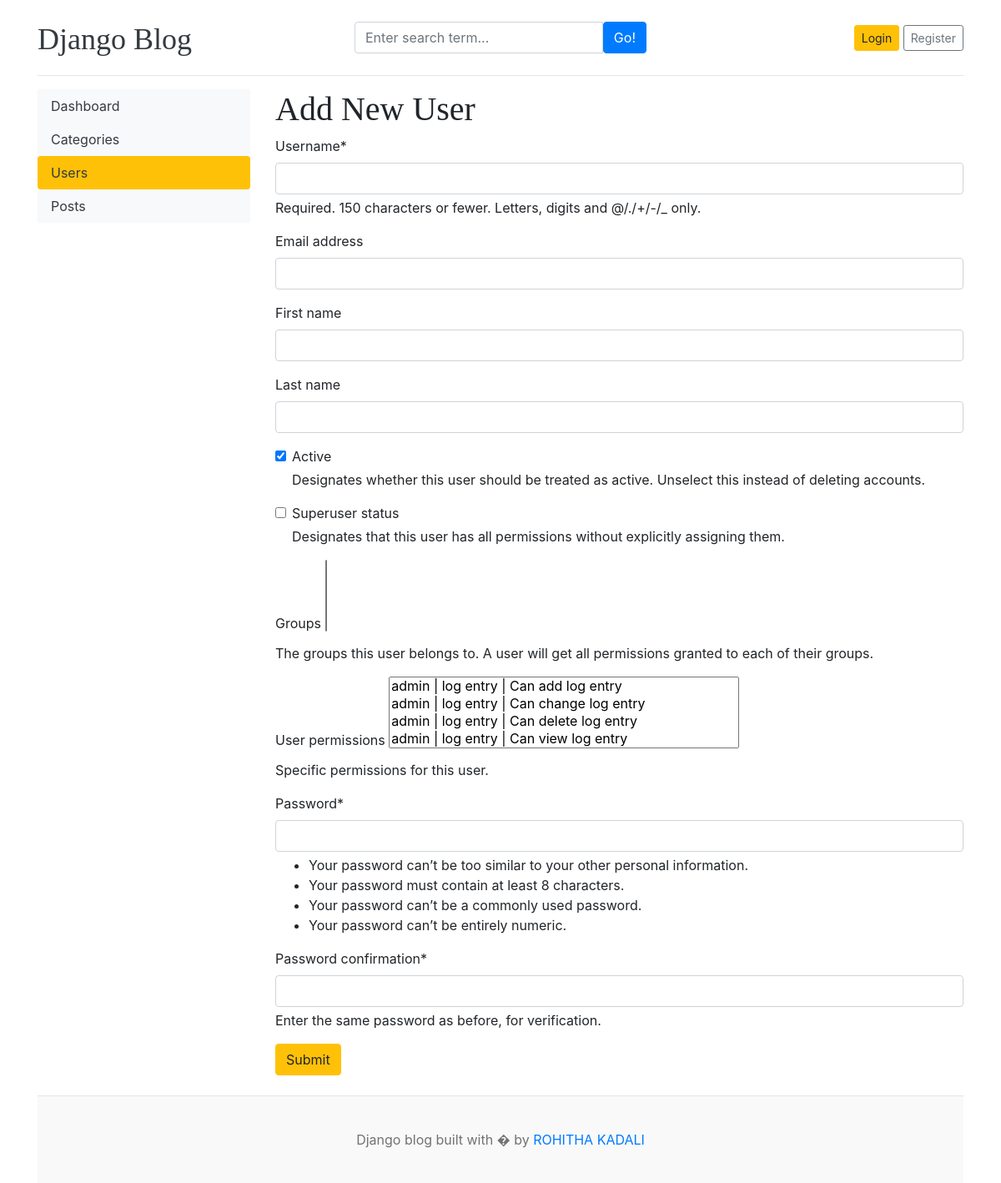
Page /dashboard/users/add/ on the earlier database version.
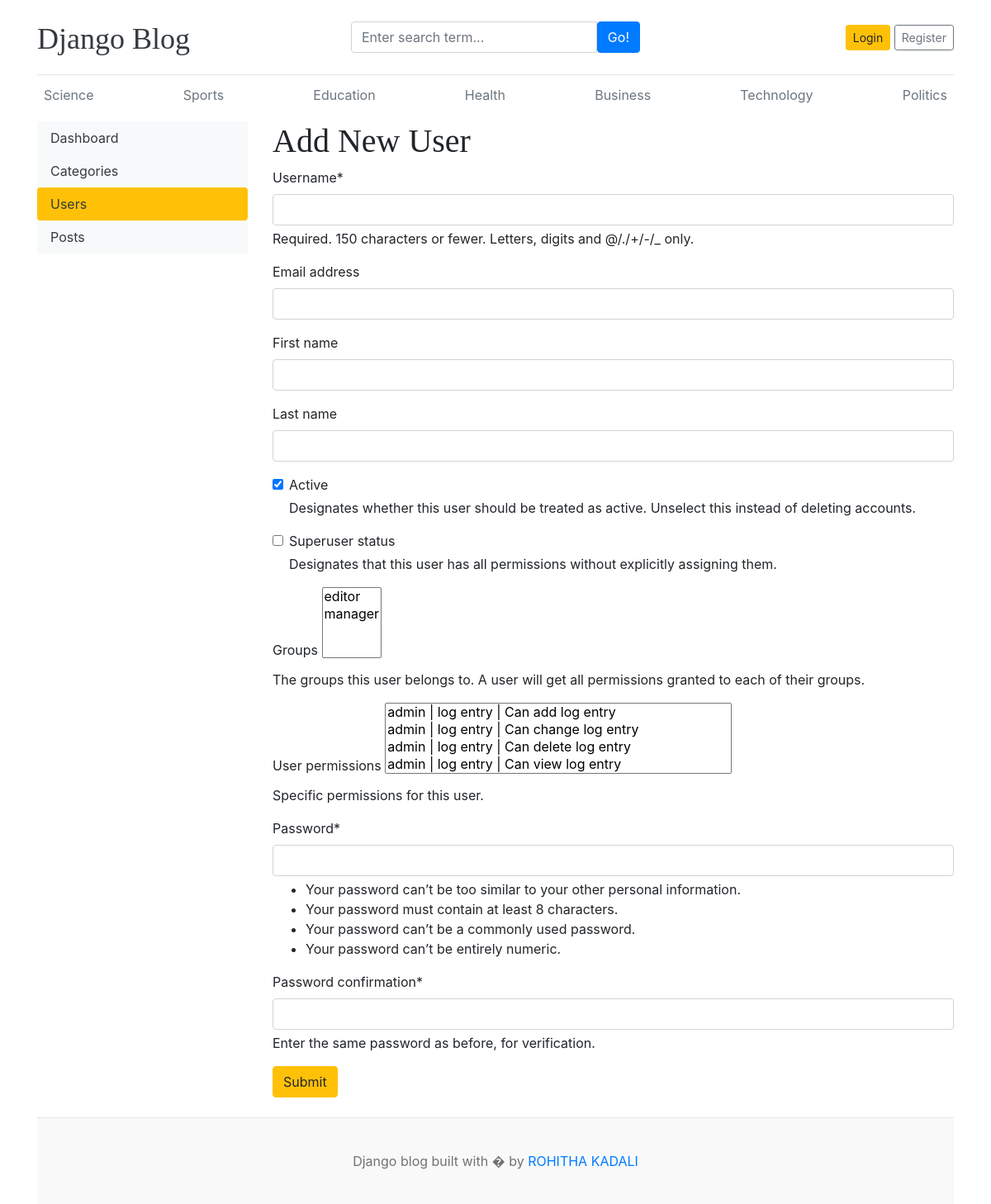
Same page on the later database version.
### blog/models.py (models this page shows, shortened)
class Category(models.Model):
    category_name=models.CharField(max_length=50,unique=True)
    created_at=models.DateTimeField(auto_now_add=True)
    updated_at=models.DateTimeField(auto_now=True)
    class Meta:
        verbose_name_plural='categories'

### dashboards/views.py (the view)
# urls.py: path('users/add/',views.add_user,name='add_user'),
def add_user(request):
    if request.method=='POST':
        form=AddUserForm(request.POST)
        if form.is_valid():
            form.save()
            return redirect('users')
    form=AddUserForm()
    context={
        'form':form,
    }
    return render(request,'dashboard/add_user.html',context)

### dashboards/forms.py
class AddUserForm(UserCreationForm):
    class Meta:
        model=User
        fields=('username','email','first_name','last_name','is_active','is_superuser','groups','user_permissions')

### blog/context_processors.py (called while the page is built)
def get_categories(request):
    categories=Category.objects.all()
    return dict(categories=categories)

def get_social_links(request):
    social_links=SocialLink.objects.all()
    return dict(social_links=social_links)

### templates/dashboard/add_user.html (shortened to what this page needs)
{% extends 'base.html' %}
{% block content %}
{% load crispy_forms_tags %}
  <div class="row">
    {% include 'dashboard/sidebar.html' %}
    <div class="col-md-9">
    <h1>Add New User</h1>
    <form action="{% url 'add_user' %}" method="POST">
      {{form | crispy}}
      <button type="submit" class="btn btn-warning">Submit</button>
    </form>
    <br>
    </div>
  </div>
{% endblock %}

### templates/base.html (shortened to what this page needs)
{% load static %}
<!DOCTYPE html>
<html lang="en">
<head>
    <link href="https://getbootstrap.com/docs/4.0/dist/css/bootstrap.min.css" rel="stylesheet">
    <link href="{% static 'css/blog.css' %}" rel="stylesheet">
    <link rel="stylesheet" href="https://cdnjs.cloudflare.com/ajax/libs/font-awesome/4.7.0/css/font-awesome.min.css">
  </head>
<body>
    <div class="container">
      <header class="blog-header py-3">
        <div class="row flex-nowrap justify-content-between align-items-center">
          <div class="col-4 pt-1">
            <a class="blog-header-logo text-dark" href="/">Django Blog</a>
          </div>
          <div class="col-4">
            <form action="{% url 'search' %}" method="GET">
              <div class="input-group">
                <input class="form-control" type="text" name="keyword" value="{{keyword}}" placeholder="Enter search term..." aria-label="Enter search term..." aria-describedby="button-search" />
                <button type="submit" class="btn btn-primary" id="button-search" type="button">Go!</button>
              </div>
            </form>
          </div>
          <div class="col-4 d-flex justify-content-end align-items-center">
            {% if not user.is_authenticated %}
            <a class="btn btn-sm btn-warning" href="{% url 'login' %}">Login</a> &nbsp;
            <a class="btn btn-sm btn-outline-secondary" href="{% url 'register' %}">Register</a>
          </div>
          {% else %}
          <span><a href="{% url 'dashboard' %}">Dashboard</a></span>
          &emsp;
          <span><a href="{% url 'logout' %}">Logout</a></span>
          {% endif %}
        </div>
      </header>
      <div class="nav-scroller py-1 mb-2">
        <nav class="nav d-flex justify-content-between">
          {% for cat in categories %}
          <a class="p-2 text-muted" href="{% url 'posts_by_category' cat.id %}">{{cat.category_name}}</a>
          {% endfor %}
        </nav>
      </div>
{% block content %}
{% endblock %}
<footer class="blog-footer">
    <p>Django blog built with � by <a href="#">ROHITHA KADALI</a></p>
  </footer>
  </body>
  </html>

Differences in the rows shown:
added Category: category_name "Science"
added Category: category_name "Sports"
added Category: category_name "Education"
added Category: category_name "Health"
added Category: category_name "Business"
added Category: category_name "Technology"
added Category: category_name "Politics"
Other differences:
form field groups: (not shown) → "editor / manager"
